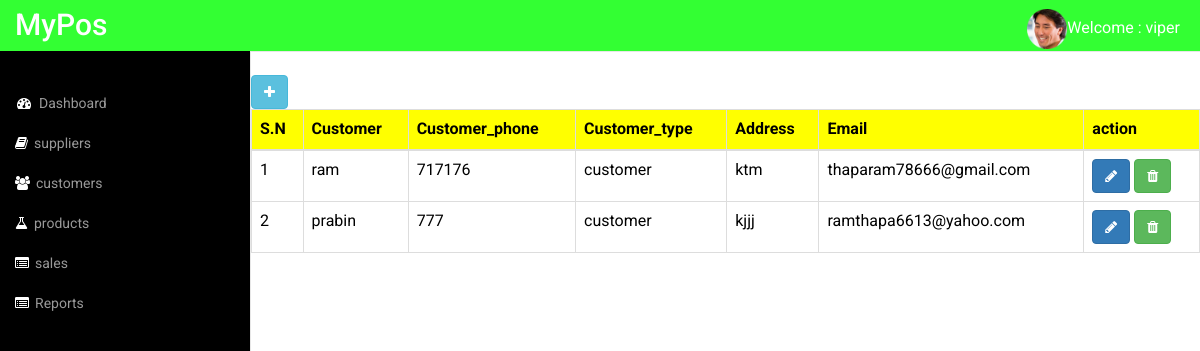
Page /customer/list/ (signed in) on the committed database.
### posapp/models.py (models this page shows, shortened)
class Customer(models.Model):
    identity = models.IntegerField(primary_key=True)
    customer = models.CharField(max_length=20)
    customer_phone = models.IntegerField(blank=True, null=True)
    customer_type=models.CharField(max_length=200, default='customer', blank=True, null=True)
    address = models.TextField(max_length=500, blank=True,null=True)
    email = models.EmailField(max_length=100,unique=True)
    image = models.ImageField(upload_to='customer')

### posapp/views.py (the view)
# urls.py: path('customer/list/', CustomerListView.as_view(), name='customerlist'),
class CustomerListView(TemplateView):
    template_name = 'customer/customerlist.html'
    def get_context_data(self, **kwargs):
        context = super().get_context_data(**kwargs)
        context['customers'] = Customer.objects.all()
        return context

### templates/customer/customerlist.html
{% extends 'admintemplates/adminbase.html' %}
{% load static %}
{% block content %}
	<div class="row">
		<div class="col-md-12 table-responsive-sm">
            <br>
			<a href="{% url 'posapp:customercreate' %}" class="btn btn-info"><i class="fa fa-plus"></i></a>
			<table class="table table-bordered">
				<thead style="background-color: yellow;color:black;">
					<tr class="text-dark">
						<th>S.N</th>
						<th>Customer</th>
						<th>Customer_phone</th>
						<th>Customer_type</th>
						<th>Address</th>
                        <th>Email</th>
						<th>action</th>
					</tr>
				</thead>
				<tbody>
					{% for customer in customers %}
					<tr style="color: black;">
						<td>{{ forloop.counter }}</td>
						<td>{{ customer.customer }}</td>
						<td>{{ customer.customer_phone }}</td>
						<td>{{ customer.customer_type }}</td>
                        <td>{{ customer.address }}</td>
						<td>{{ customer.email }}</td>
						<td>
                            <a href="{% url 'posapp:customerupdate' customer.pk %}" class="btn btn-primary"><i class="fa fa-pencil"></i></a>
							<a href="{% url 'posapp:customerdelete' customer.pk %}" class="btn btn-success"><i class="fa fa-trash"></i></a>
						</td>
					</tr>
					{% endfor %}
				</tbody>
			</table>
		</div>
	</div>
{% endblock %}

### templates/admintemplates/adminbase.html (shortened to what this page needs)
{% load static %}
<!DOCTYPE HTML>
<html>
<head>
<link href="{% static 'adminstatic/css/bootstrap.min.css' %}" rel='stylesheet' type='text/css' />
<link href="{% static 'adminstatic/css/style.css' %}" rel='stylesheet' type='text/css' />
<link rel="stylesheet" type="text/css" href="https://stackpath.bootstrapcdn.com/font-awesome/4.7.0/css/font-awesome.min.css">
<link href="{% static 'adminstatic/css/custom.css' %}" rel="stylesheet">
</head>
<body>
<div id="wrapper">
        <nav class="top1 navbar navbar-default navbar-static-top" role="navigation" style="margin-bottom: 0;background-color:#33ff33">
            <div class="navbar-header">
                <a class="navbar-brand" href="{% url 'posapp:home' %}">MyPos</a>
            </div>
            <ul class="nav navbar-nav navbar-right">
				<li class="dropdown">
	        		<a href="#" style="color: white;" data-toggle="dropdown"><img src="{% static 'adminstatic/images/3.png' %}" width="40px;" height="40px;">Welcome : {{ request.user.username }}</a>
	      		</li>
			</ul>
            <div class="navbar-default sidebar" role="navigation">
                <div class="sidebar-nav navbar-collapse">
                    <ul class="nav" id="side-menu">
                        <li>
                            <a href="{% url 'posapp:home' %}"><i class="fa fa-dashboard fa-fw nav_icon"></i>Dashboard</a>
                        </li>
                        <li>
                            <a href="{% url 'posapp:supplierlist' %}"><i class="fa fa-book nav_icon"></i>suppliers</a>
                        </li>
                        <li>
                            <a href="{% url 'posapp:customerlist' %}"><i class="fa fa-users nav_icon"></i>customers</a>
                        </li>
                        <li>
                            <a href="{% url 'posapp:productslist' %}"><i class="fa fa-flask nav_icon"></i>products</a>
                        </li>
                         <li>
                            <a href="{% url 'posapp:saleslist' %}"><i class="fa fa-list-alt nav_icon"></i>sales</a>
                        </li>
                        <li>
                            <a href="{% url 'posapp:chart' %}"><i class="fa fa-list-alt nav_icon"></i>Reports</a>
                        </li>
                    </ul>
                </div>
            </div>
        </nav>
        <div id="page-wrapper">
        <div class="graphs">
        {% block content %}
        {% endblock %}
		</div>
       </div>
   </div>
</body>
</html>

### static/adminstatic/css/style.css (style rules this page uses)
ul, ol { margin: 0; }
html, body { font-family: 'Roboto', sans-serif; font-size: 100%; background:#000; overflow-x: hidden; }
body a { transition:0.5s all; -webkit-transition:0.5s all; -moz-transition:0.5s all; -o-transition:0.5s all; -ms-transition:0.5s all; }
.navbar .navbar-nav li a { padding: 0 10px; line-height: 56px; position: relative; }
.navbar-default.sidebar { background-color: #000; font-family: 'Roboto', sans-serif; }
nav.top1.navbar.navbar-default.navbar-static-top { background-color:rgb(6, 217, 149); font-family: 'Roboto', sans-serif; }
.navbar-default .navbar-brand { color: #fff !important; font-size: 30px; font-weight: 500; }
.navbar-right { margin-right: 10px !important; }
.navbar-right li { display:inline-block; }
i.nav_icon { color: #fff; margin-right:6px; }
.sidebar ul li a { color: #999; font-size:14px; }
ul.nav.navbar-nav.navbar-right { height: 51px; }
.sidebar-nav.navbar-collapse { margin: 2em 0 0 0; }

### static/adminstatic/css/custom.css (style rules this page uses)
#wrapper { width: 100%; }
#page-wrapper { min-height: 568px; background-color: #fff; }
@media (min-width:768px) { #page-wrapper { position: inherit; margin: 0 0 0 250px; border-left: 1px solid #e7e7e7; } }
.sidebar .sidebar-nav.navbar-collapse { padding-right: 0; padding-left: 0; }
@media (min-width:768px) { .sidebar { z-index: 1; position: absolute; width: 250px; margin-top: 51px; } }

### rows in the picture
Customer: customer "ram", customer_phone "717176", customer_type "customer", address "ktm", email "thaparam78666@gmail.com"
Customer: customer "prabin", customer_phone "777", customer_type "customer", address "kjjj", email "ramthapa6613@yahoo.com"

### other values in the picture
{{ request.user.username }} "viper"
